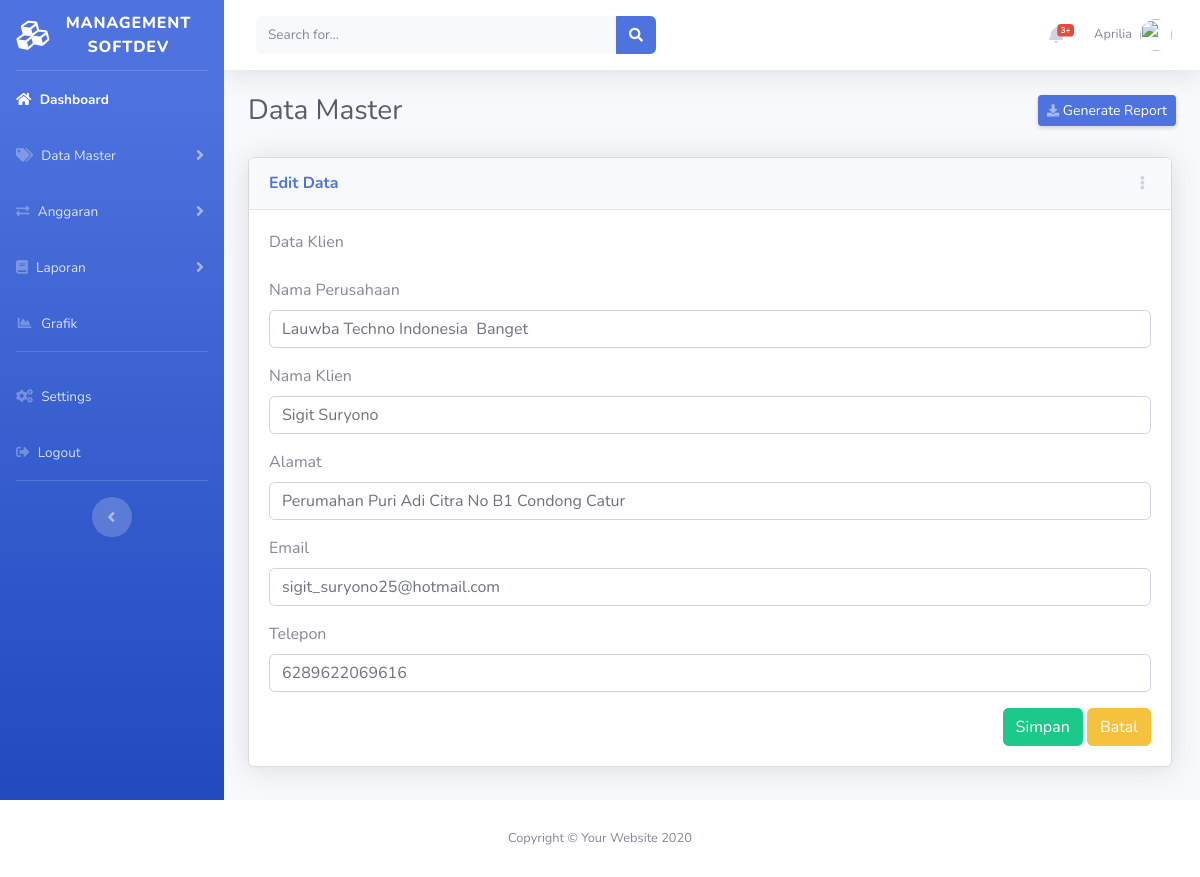
/index.php/master/edit_klien/1, run on the app's committed database.
### tables this page shows
CREATE TABLE `tbl_klien` (
  `id_klien` int(11) NOT NULL,
  `nama_perusahaan` varchar(100) NOT NULL,
  `nama_klien` varchar(100) NOT NULL,
  `alamat_klien` varchar(200) NOT NULL,
  `email_klien` varchar(200) NOT NULL,
  `telepon_klien` varchar(15) NOT NULL
);

### application/controllers/Master.php (called while the page is built, shortened)
<?php
class Master extends CI_Controller
{
    public function __construct()
    {
        $this->load->model('admin');
        $this->load->model('anggaran');
        $this->load->model('klien');
        $this->load->model('pos');
        $this->load->model('user');
        $this->load->library('form_validation');
    }
    function edit_klien($idKlien)
    {
        $data['klien'] = $this->klien->getById($idKlien);
        $this->load->view('headfoot/header');
        $this->load->view('klien/edit-data-klien', $data);
        $this->load->view('headfoot/footer');
    }
}

### index.php (called while the page is built, shortened)
<?php
require_once BASEPATH.'core/CodeIgniter.php';

### application/models/Klien.php (called while the page is built, shortened)
<?php
class Klien extends CI_Model
{
    public function getById($id)
    {
        return $this->db->get_where("tbl_klien", ["id_klien" => $id])->row();
    }
}

### application/views/klien/edit-data-klien.php (the view, shortened to what this page needs)
<div class="container-fluid">
    <div class="d-sm-flex align-items-center justify-content-between mb-4">
        <h1 class="h3 mb-0 text-gray-800">Data Master</h1>
        <a href="#" class="d-none d-sm-inline-block btn btn-sm btn-primary shadow-sm"><i class="fas fa-download fa-sm text-white-50"></i> Generate Report</a>
    </div>
    <div class="row">
        <div class="col-xl-12 col-lg-12">
            <div class="card shadow mb-4">
                <div class="card-header py-3 d-flex flex-row align-items-center justify-content-between">
                    <h6 class="m-0 font-weight-bold text-primary">Edit Data</h6>
                    <div class="dropdown no-arrow">
                        <a class="dropdown-toggle" href="#" role="button" id="dropdownMenuLink" data-toggle="dropdown" aria-haspopup="true" aria-expanded="false">
                            <i class="fas fa-ellipsis-v fa-sm fa-fw text-gray-400"></i>
                        </a>
                    </div>
                </div>
                <div class="card-body">
                    <div class="form-group">
                        <label>Data Klien</label>
                    </div>
                    <form action="<?php echo site_url('master/update_klien/' . $this->uri->segment(3)) ?>" method="POST">
                        <div class="form-group">
                            <label class="control-label col-xs-3">Nama Perusahaan</label>
                            <div class="col-xs-8">
                                <input name="nama_perusahaan" value="<?php echo $klien->nama_perusahaan ?>" class="form-control" type="text" placeholder="Nama Perusahaan..." required>
                            </div>
                        </div>
                        <div class="form-group">
                            <label class="control-label col-xs-3">Nama Klien</label>
                            <div class="col-xs-8">
                                <input name="nama_klien" value="<?php echo $klien->nama_klien ?>" class="form-control" type="text" placeholder="Nama Klien..." required>
                            </div>
                        </div>
                        <div class="form-group">
                            <label class="control-label col-xs-3">Alamat</label>
                            <div class="col-xs-8">
                                <input name="alamat_klien" value="<?php echo $klien->alamat_klien ?>" class="form-control" type="text" placeholder="Alamat Klien..." required>
                            </div>
                        </div>
                        <div class="form-group">
                            <label class="control-label col-xs-3">Email</label>
                            <div class="col-xs-8">
                                <input name="email_klien" value="<?php echo $klien->email_klien ?>" class="form-control" type="text" placeholder="Email Klien..." required>
                            </div>
                        </div>
                        <div class="form-group">
                            <label class="control-label col-xs-3">Telepon</label>
                            <div class="col-xs-8">
                                <input name="telepon_klien" value="<?php echo $klien->telepon_klien ?>" class="form-control" type="number" placeholder="Telepon Klien..." required>
                            </div>
                        </div>
                        <div class="from-group text-right">
                            <input type="submit" class="btn btn-success" value="Simpan" />
                            <a href="<?php echo site_url('master/klien') ?>" class="btn btn-warning">Batal</a>
                        </div>
                    </form>
                </div>
            </div>
        </div>
    </div>
</div>
</div>
</div>
</div>

### application/views/headfoot/header.php (style rules this page uses)
.card { margin: 5px 4px 10px 0px; background-color: #fff; transition: box-shadow .25s; border: 1px solid #d9d9d9; }

### data on the page
tbl_klien: nama_perusahaan "Lauwba Techno Indonesia Banget", nama_klien "Sigit Suryono", alamat_klien "Perumahan Puri Adi Citra No B1 Condong Catur", email_klien "sigit_suryono25@hotmail.com", telepon_klien "6289622069616"
